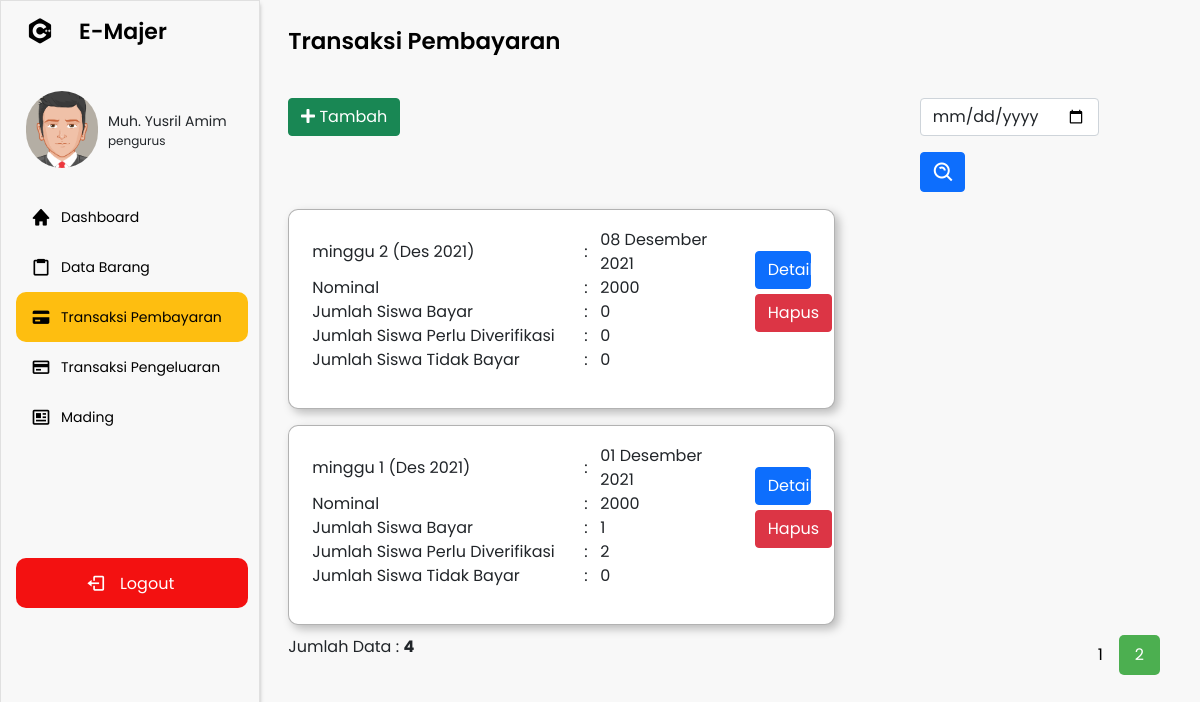
The app's page /navbar.php?p=buku-transaksi&hal=2 (signed in) with its own data.
### tables this page shows
CREATE TABLE `akun` (
  `id_akun` varchar(15) NOT NULL,
  `nama` varchar(50) NOT NULL,
  `email` varchar(50) NOT NULL,
  `username` varchar(50) NOT NULL,
  `password` varchar(50) NOT NULL,
  `id_kelas` varchar(15) NOT NULL,
  `id_level` int(11) NOT NULL
);

CREATE TABLE `level` (
  `id_level` int(11) NOT NULL,
  `nama_level` varchar(50) NOT NULL
);

CREATE TABLE `minggu` (
  `id_minggu` int(11) NOT NULL,
  `nominal` int(11) NOT NULL,
  `keterangan` varchar(20) NOT NULL,
  `tanggal` date NOT NULL,
  `id_kelas` varchar(20) NOT NULL
);

CREATE TABLE `transaksi_detail` (
  `id_transaksi_detail` int(11) NOT NULL,
  `id_transaksi` int(11) NOT NULL,
  `id_minggu` int(11) NOT NULL
);

### proses/date.php (called while the page is built)
<?php
function convertDateDBtoIndo($string)
{
    $bulanIndo = ['', 'Januari', 'Februari', 'Maret', 'April', 'Mei', 'Juni', 'Juli', 'Agustus', 'September', 'Oktober', 'November', 'Desember'];
    $tanggal = explode("-", $string)[2];
    $bulan = explode("-", $string)[1];
    $tahun = explode("-", $string)[0];
    return $tanggal . " " . $bulanIndo[abs($bulan)] . " " . $tahun;
}

### pages/buku-transaksi.php (the view, shortened to what this page needs)
<?php include 'proses/date.php'; ?>
<section class="home-section">
    <div class="home-content">
        <span class="text">Transaksi Pembayaran</span>
    </div>
    <div class="content">
        <div class="row" style="width:97%;">
            <div class="col-md-8">
                <?php if ($level == 1) { ?>
                    <button type="button" class="btn btn-success" data-bs-toggle="modal" data-bs-target="#staticBackdrop">
                        <i class="fas fa-plus"></i> Tambah
                    </button>
                <?php } ?>
            </div>
            <div class="col-md-4">
                <form class="row g-3" style="margin-left:12.5%; margin-bottom:-15px;" method="POST">
                    <div class="col-auto">
                        <input type="date" name="tanggal" class="form-control" id="inputPassword2">
                    </div>
                    <div class="col-auto">
                        <button type="submit" class="btn btn-primary mb-3" name="btn-cari" style="height: 40px; padding-top:8px; width:45px; padding-left:11px;"><i class='bx bx-search-alt fs-4'></i></button>
                    </div>
                </form>
            </div>
        </div>
        <?php
        $batas = 2;
        extract($_GET);
        if (empty($hal)) {
            $posisi = 0;
            $hal = 1;
            $nomor = 1;
        } else {
            $posisi = ($hal - 1) * $batas;
        }
        if ($_SERVER['REQUEST_METHOD'] == "POST") {
            $tanggal = trim(mysqli_real_escape_string($koneksi, $_POST['tanggal']));
            if ($tanggal != "") {
                $query = "SELECT * FROM minggu WHERE id_kelas = '$kelas' AND tanggal LIKE '%$tanggal%'  ORDER BY tanggal DESC LIMIT $posisi, $batas ";
                $queryJml = "SELECT * FROM minggu WHERE id_kelas = '$kelas' AND tanggal LIKE '%$tanggal%'  ORDER BY tanggal DESC";
                $no = $posisi * 1;
            } else {
                $query = "SELECT * FROM minggu WHERE id_kelas = '$kelas' ORDER BY tanggal DESC LIMIT $posisi, $batas";
                $queryJml = "SELECT * FROM minggu WHERE id_kelas = '$kelas' ORDER BY tanggal DESC";
                $no = $posisi * 1;
            }
        } else {
            $query = "SELECT * FROM minggu WHERE id_kelas = '$kelas' ORDER BY tanggal DESC LIMIT $posisi, $batas";
            $queryJml = "SELECT * FROM minggu WHERE id_kelas = '$kelas' ORDER BY tanggal DESC";
        }
        $q_tampil_transaksi = mysqli_query($koneksi, $query);
        if (mysqli_num_rows($q_tampil_transaksi) > 0) {
            while ($row = mysqli_fetch_array($q_tampil_transaksi)) {
        ?>
                <div class="buku-transaksi">
                    <div class="row">
                        <div class="col-10">
                            <table>
                                <tr>
                                    <td><?= $row['keterangan'] ?></td>
                                    <td>:</td>
                                    <td><?php
                                        $tanggal = $row['tanggal'];
                                        echo convertDateDBtoIndo($tanggal) ?></td>
                                </tr>
                                <tr>
                                    <td>Nominal</td>
                                    <td>:</td>
                                    <td><?= $row['nominal']; ?></td>
                                </tr>
                                <tr>
                                    <td>Jumlah Siswa Bayar</td>
                                    <td>:</td>
                                    <td><?php
                                        $id_minggu = $row['id_minggu'];
                                        $result = mysqli_query($koneksi, "SELECT *, COUNT( * ) AS total FROM transaksi_detail INNER JOIN transaksi ON transaksi_detail.id_transaksi = transaksi.id_transaksi INNER JOIN minggu ON minggu.id_minggu = transaksi_detail.id_minggu WHERE transaksi.id_kelas ='$kelas' AND transaksi.status ='sudah bayar' AND minggu.id_minggu = $id_minggu GROUP BY minggu.tanggal DESC");
                                        if (mysqli_num_rows($result) > 0) {
                                            while ($data = mysqli_fetch_array($result)) {
                                                echo $data['total'];
                                            }
                                        } else {
                                            echo "0";
                                        } ?></td>
                                </tr>
                                <tr>
                                    <td style="width: 17rem;">Jumlah Siswa Perlu Diverifikasi</td>
                                    <td style="width: 1rem;">:</td>
                                    <td><?php
                                        $id_minggu = $row['id_minggu'];
                                        $result = mysqli_query($koneksi, "SELECT *, COUNT( * ) AS total FROM transaksi INNER JOIN transaksi_detail ON transaksi.id_transaksi = transaksi_detail.id_transaksi INNER JOIN minggu ON minggu.id_minggu = transaksi_detail.id_minggu WHERE transaksi.id_kelas ='$kelas' AND transaksi.status ='veirifikasi' AND minggu.id_minggu = $id_minggu GROUP BY minggu.tanggal DESC");
                                        if (mysqli_num_rows($result) > 0) {
                                            while ($data = mysqli_fetch_array($result)) {
                                                echo $data['total'];
                                            }
                                        } else {
                                            echo "0";
                                        } ?></td>
                                </tr>
                                <tr>
                                    <td style="width: 17rem;">Jumlah Siswa Tidak Bayar</td>
                                    <td style="width: 1rem;">:</td>
                                    <td><?php
                                        $id_minggu = $row['id_minggu'];
                                        $result = mysqli_query($koneksi, "SELECT *, COUNT( * ) AS total FROM transaksi INNER JOIN transaksi_detail ON transaksi.id_transaksi = transaksi_detail.id_transaksi INNER JOIN minggu ON minggu.id_minggu = transaksi_detail.id_minggu WHERE transaksi.id_kelas ='$kelas' AND transaksi.status ='belum bayar' AND minggu.id_minggu = $id_minggu GROUP BY minggu.tanggal DESC");
                                        if (mysqli_num_rows($result) > 0) {
                                            while ($data = mysqli_fetch_array($result)) {
                                                echo $data['total'];
                                            }
                                        } else {
                                            echo "0";
                                        } ?></td>
                                </tr>
                            </table>
                        </div>
                        <div class="col-2">
                            <a href="navbar.php?p=pembayaran&minggu=<?php echo $row['id_minggu'] ?>">
                                <div type="button" class="btn btn-primary button" style="width: 85%; margin-bottom:5px; margin-top:3.5vh;">Detail</div>
                            </a>
                            <button type="button" class="btn btn-danger button" onclick="konfirmasi('<?= $row['id_minggu'] ?>')">Hapus</button>
                        </div>
                    </div>
                </div>
        <?php $nomor++;
            }
        } else {
            echo "<p align='center' style='margin-top:2rem; font-weight:bold;'>Data Tidak Ditemukan</p>";
        } ?>
        <?php
        if (isset($_POST['btn-cari'])) {
            if ($_POST['tanggal'] != '') {
                echo "<div style=\"float:left;\">";
                $jml = mysqli_num_rows(mysqli_query($koneksi, $queryJml));
                echo "Data Hasil Pencarian: <b>$jml</b>";
                echo "</div>";
        ?>
                <div class="pagination">
                    <?php
                    $jml_hal = ceil($jml / $batas);
                    for ($i = 1; $i <= $jml_hal; $i++) {
                        if ($i != $hal) {
                            echo "<a href=\"?p=buku-transaksi&hal=$i\">$i</a>";
                        } else {
                            echo "<a class=\"active\">$i</a>";
                        }
                    }
                    ?>
                </div>
            <?php
            } else {
                echo "<meta http-equiv='refresh' content='0; url=navbar.php?p=buku-transaksi'>";
            }
        } else { ?>
            <div style="float: left;">
                <?php
                $jml = mysqli_num_rows(mysqli_query($koneksi, $queryJml));
                echo "Jumlah Data : <b>$jml</b>";
                ?>
            </div>
            <div class="pagination">
                <?php
                $jml_hal = ceil($jml / $batas);
                for ($i = 1; $i <= $jml_hal; $i++) {
                    if ($i != $hal) {
                        echo "<a href=\"?p=buku-transaksi&hal=$i\">$i</a>";
                    } else {
                        echo "<a class=\"active\">$i</a>";
                    }
                }
                ?>
            </div>
        <?php
        }
        ?>
    </div>
</section>

### navbar.php (shortened to what this page needs)
<?php
include 'koneksi.php';
$id = $_SESSION['id_akun'];
$kelas = $_SESSION['id_kelas'];
$level = $_SESSION['id_level'];
$query = "SELECT * FROM akun INNER JOIN kelas ON akun.id_kelas = kelas.id_kelas INNER JOIN level ON akun.id_level = level.id_level INNER JOIN saldo ON kelas.id_kelas = saldo.id_kelas WHERE akun.id_akun = '$id'";
$result = mysqli_query($koneksi, $query);
if (mysqli_num_rows($result) > 0) {
    while ($row = mysqli_fetch_array($result)) {
        $nama = $row['nama'];
?>
        <!DOCTYPE html>
        <html lang="en">
        <head>
            <link rel="stylesheet" href="assets/css/kalender.css">
            <link rel="stylesheet" href="assets/css/style.css">
            <link href="https://cdn.jsdelivr.net/npm/bootstrap@5.0.2/dist/css/bootstrap.min.css" rel="stylesheet">
            <link href='https://unpkg.com/boxicons@2.0.7/css/boxicons.min.css' rel='stylesheet'>
            <link rel="stylesheet" href="https://cdnjs.cloudflare.com/ajax/libs/font-awesome/5.13.0/css/all.min.css">
        </head>
        <body>
            <div class="sidebar">
                <div class="logo-details">
                    <i class='bx bxl-c-plus-plus'></i>
                    <span class="logo_name">E-Majer</span>
                </div>
                <div class="profil-box">
                    <img src="assets/gambar/avatar53.png" alt="">
                    <div class="profil-name">
                        <p class="nama"><?= $nama ?></p>
                        <p class="level"><?= $row['nama_level'] ?></p>
                    </div>
                </div>
                <ul class="nav-links">
                    <li>
                        <div class="li">
                            <a href="navbar.php?p=home">
                                <i class='bx bxs-home'></i>
                                <span class="link_name">Dashboard</span>
                            </a>
                        </div>
                    </li>
                    <li>
                        <div class="li">
                            <a href="navbar.php?p=barang">
                                <i class='bx bx-clipboard'></i>
                                <span class="link_name">Data Barang</span>
                            </a>
                        </div>
                    </li>
                    <li>
                        <div class="li">
                            <?php if ($level == 1) { ?>
                                <a href="navbar.php?p=buku-transaksi">
                                    <i class='bx bxs-credit-card'></i>
                                    <span class="link_name">Transaksi Pembayaran</span>
                                </a>
                            <?php } ?>
                        </div>
                    </li>
                    <li>
                        <div class="li">
                            <?php if ($level == 1) { ?>
                                <a href="navbar.php?p=pengeluaran">
                                    <i class='bx bx-credit-card'></i>
                                    <span class="link_name">Transaksi Pengeluaran</span>
                                </a>
                            <?php } ?>
                        </div>
                    </li>
                    <li>
                        <div class="li">
                            <a href="navbar.php?p=mading">
                                <i class='bx bx-news'></i>
                                <span class="link_name">Mading</span>
                            </a>
                        </div>
                    </li>
                    <li>
                        <div class="logout1">
                            <div class="logout">
                                <i class='bx bx-log-out'></i>
                                <span class="link_name">Logout</span>
                            </div>
                        </div>
                    </li>
                </ul>
            </div>
            <?php
            $pages_dir = 'pages';
            if (!empty($_GET['p'])) {
                $pages = scandir($pages_dir, 0);
                unset($pages[0], $pages[1]);
                $p = $_GET['p'];
                if (in_array($p . '.php', $pages)) {
                    include($pages_dir . '/' . $p . '.php');
                } else {
                    echo 'Halaman Tidak Ditemukan';
                }
            } else {
                include($pages_dir . '/home.php');
            }
            ?>
        </body>
        </html>
<?php }
} ?>

### records on screen
akun: nama "Muh. Yusril Amim", id_level.nama_level "pengurus", jml "4"
minggu: keterangan "minggu 2 (Des 2021)", tanggal "08 Desember 2021", nominal "2000"
minggu: keterangan "minggu 1 (Des 2021)", tanggal "01 Desember 2021", nominal "2000"
transaksi_detail: total "1"
transaksi_detail: total "2"
